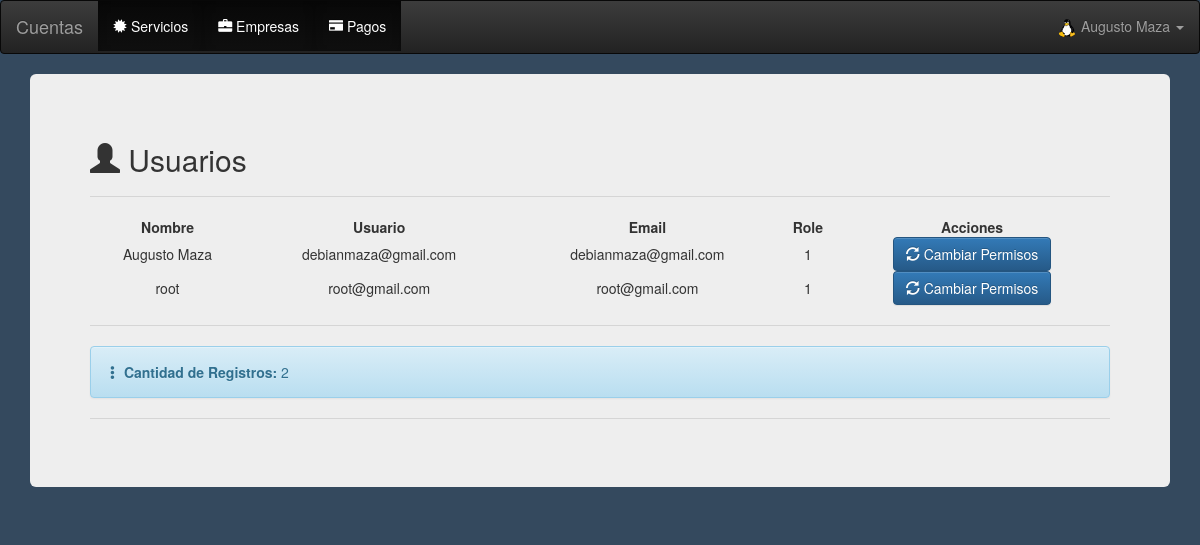
/usuarios (signed in), run on the app's committed database.
### app/models.py (models this page shows)
class User(db.Model, UserMixin):
	id = db.Column(db.Integer, primary_key=True)
	name = db.Column(db.String(150))
	user = db.Column(db.String(150))
	email = db.Column(db.String(150), unique=True)
	password = db.Column(db.String(150))
	avatar = db.Column(db.String(200))
	role = db.Column(db.Integer)

### app/views.py (the view)
@views.route('/usuarios')
@login_required
def usuarios():
	users = User.query
	count = User.query.count()
	return render_template('users.html', users=users, count=count, user=current_user)

### app/__init__.py (called while the page is built)
def create_app():
	app = Flask(__name__)
	app.config['SECRET_KEY'] = 'cuentas'
	app.config['SQLALCHEMY_TRACK_MODIFICATIONS'] = True
	app.config['SQLALCHEMY_DATABASE_URI'] = f'sqlite:///{DB_NAME}'
	db.init_app(app)
	from .views import views
	from .auth import auth
	app.register_blueprint(views, url_prefix='/')
	app.register_blueprint(auth, url_prefix='/')
	from .models import User, Servicios, Empresas, Pagos
	create_database(app)
	login_manager = LoginManager()
	login_manager.login_view = 'auth.login'
	login_manager.init_app(app)
	@login_manager.user_loader
	def load_user(id):
		return User.query.get(int(id))
	return app

### app/templates/users.html (shortened to what this page needs)
{% extends "index.html" %}
{% block content %}
  <div class="container-fluid">
    <div class="jumbotron">
      <h2><span class="glyphicon glyphicon-user" aria-hidden="true"></span> Usuarios</h2><hr>
  <table class="display compact" style="width:100%" id="usersTable">
    <thead>
      <tr>
        <th class='text-nowrap text-center'>Nombre</th>
        <th class='text-nowrap text-center'>Usuario</th>
        <th class='text-nowrap text-center'>Email</th>
        <th class='text-nowrap text-center'>Role</th>
        <th class='text-nowrap text-center'>Acciones</th>
      </tr>
    </thead>
    <tbody>
      {% for usr in users %}
        <tr>
          <td align="center">{{ usr.name }}</td>
          <td align="center">{{ usr.user }}</td>
          <td align="center">{{ usr.email }}</td>
          <td align="center">{{ usr.role }}</td>
          <td class='text-nowrap' align="center">
              <a href="/update_user/{{ usr.id }}" class="btn btn-primary "><span class="glyphicon glyphicon-refresh" aria-hidden="true"></span> Cambiar Permisos</a>
          </td>
        </tr>
      {% endfor %}
    </tbody>
  </table><hr>
  <div class="alert alert-info"><span class="glyphicon glyphicon-option-vertical" aria-hidden="true"></span> <strong>Cantidad de Registros:</strong> {{ count }} </div><hr>
</div>
</div>
{% endblock %}

### app/templates/index.html (shortened to what this page needs)
<!DOCTYPE html>
<html lang="es">
<head>
    <link rel="stylesheet" href="{{ url_for('static', filename='skeleton/css/bootstrap.min.css') }}" >
    <link rel="stylesheet" href="{{ url_for('static', filename='skeleton/css/bootstrap-theme.css') }}" >
    <link rel="stylesheet" href="{{ url_for('static', filename='skeleton/css/bootstrap-theme.min.css') }}" >
    <link rel="stylesheet" href="{{ url_for('static', filename='skeleton/css/scrolling-nav.css') }}" >
    <link rel="stylesheet" href="{{ url_for('static', filename='skeleton/css/index.css') }}" >
    <link rel="stylesheet" href="{{ url_for('static', filename='skeleton/Chart.js/Chart.min.css') }}" >
    <link rel="stylesheet" href="{{ url_for('static', filename='skeleton/Chart.js/Chart.css') }}" >
    <link rel="stylesheet" href="{{ url_for('static', filename='skeleton/css/jquery.dataTables.min.css') }}" >
    <link rel="stylesheet" href="{{ url_for('static', filename='skeleton/dataTables/buttons.dataTables.min.css') }}" >
    <link rel="stylesheet" href="{{ url_for('static', filename='skeleton/css/buttons.dataTables.min.css') }}" >
    <link rel="stylesheet" href="{{ url_for('static', filename='skeleton/css/buttons.bootstrap.min.css') }}" >
    <link rel="stylesheet" href="{{ url_for('static', filename='skeleton/css/jquery.dataTables-1.11.5.min.css') }}" >
    <link rel="stylesheet" href="{{ url_for('static', filename='skeleton/dataTables/fixedColumns.dataTables.min.css') }}" >
</head>
<body style="background-color: #34495e;" onload="nobackbutton();">
<nav class="navbar navbar-inverse">
  <div class="container-fluid">
    <div class="navbar-header">
      {% if user.is_authenticated %}
        <a class="navbar-brand" href="/main">Cuentas</a>
      {% else %}
        <a class="navbar-brand" href="/">Cuentas</a>
      {% endif %}
    </div>
    <ul class="nav navbar-nav">
      {% if user.is_authenticated %}
      <li class="active"><a href="/servicios"><span class="glyphicon glyphicon-certificate" aria-hidden="true"></span> Servicios</a></li>
      <li class="active"><a href="/empresas"><span class="glyphicon glyphicon-briefcase" aria-hidden="true"></span> Empresas</a></li>
      <li class="active"><a href="/pagos/{{ user.id }}"><span class="glyphicon glyphicon-credit-card" aria-hidden="true"></span> Pagos</a></li>
    </ul>
    <ul class="nav navbar-nav navbar-right">
      <li class="dropdown">
        <a class="dropdown-toggle" data-toggle="dropdown" href="#"><img src="static/uploads/{{ user.avatar }}" alt="user" class="avatar"> {{ user.name }}
        <span class="caret"></span></a>
      </li>
    </ul>
      {% else %}
      <li><a href="/sign-up"><span class="glyphicon glyphicon-user"></span> Registrarse</a></li>
      <li><a href="/login"><span class="glyphicon glyphicon-log-in"></span> Ingresar</a></li>
      <li><a href="/password"><span class="glyphicon glyphicon-exclamation-sign"></span> Olvidé mi Password</a></li>
      {% endif %}
  </div>
</nav>
<div class="container-fluid">
  {% block content %}{% endblock %}
</div>
</body>
</html>

### app/static/skeleton/css/index.css (style rules this page uses)
.avatar { vertical-align: middle; horizontal-align: right; width: 20px; height: 20px; border-radius: 60%; }

### data on the page
User: avatar (picture), name "Augusto Maza", user "debianmaza@gmail.com", email "debianmaza@gmail.com", role "1"
User: name "root", user "root@gmail.com", email "root@gmail.com", role "1"

### other printed values
{{ count }} "2"
